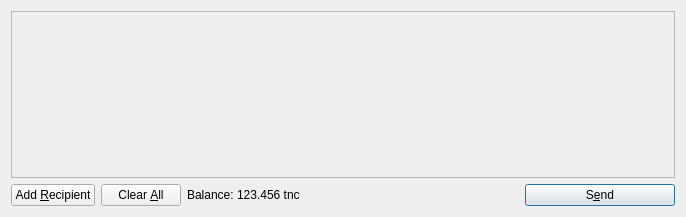
<?xml version="1.0" encoding="UTF-8"?>
<ui version="4.0">
 <class>SendCoinsDialog</class>
 <widget class="QDialog" name="SendCoinsDialog">
  <property name="geometry">
   <rect>
    <x>0</x>
    <y>0</y>
    <width>686</width>
    <height>217</height>
   </rect>
  </property>
  <property name="windowTitle">
   <string>Send Coins</string>
  </property>
  <layout class="QVBoxLayout" name="verticalLayout">
   <item>
    <widget class="QScrollArea" name="scrollArea">
     <property name="widgetResizable">
      <bool>true</bool>
     </property>
     <widget class="QWidget" name="scrollAreaWidgetContents">
      <property name="geometry">
       <rect>
        <x>0</x>
        <y>0</y>
        <width>666</width>
        <height>165</height>
       </rect>
      </property>
      <layout class="QVBoxLayout" name="verticalLayout_2">
       <property name="margin">
        <number>0</number>
       </property>
       <item>
        <layout class="QVBoxLayout" name="entries">
         <property name="spacing">
          <number>6</number>
         </property>
        </layout>
       </item>
       <item>
        <spacer name="verticalSpacer">
         <property name="orientation">
          <enum>Qt::Vertical</enum>
         </property>
         <property name="sizeHint" stdset="0">
          <size>
           <width>20</width>
           <height>40</height>
          </size>
         </property>
        </spacer>
       </item>
      </layout>
     </widget>
    </widget>
   </item>
   <item>
    <layout class="QHBoxLayout" name="horizontalLayout">
     <item>
      <widget class="QPushButton" name="addButton">
       <property name="toolTip">
        <string>Send to multiple recipients at once</string>
       </property>
       <property name="text">
        <string>Add &amp;Recipient</string>
       </property>
       <property name="icon">
        <iconset resource="../bitcoin.qrc">
         <normaloff>:/icons/add</normaloff>:/icons/add</iconset>
       </property>
       <property name="autoDefault">
        <bool>false</bool>
       </property>
      </widget>
     </item>
     <item>
      <widget class="QPushButton" name="clearButton">
       <property name="sizePolicy">
        <sizepolicy hsizetype="Minimum" vsizetype="Fixed">
         <horstretch>0</horstretch>
         <verstretch>0</verstretch>
        </sizepolicy>
       </property>
       <property name="toolTip">
        <string>Remove all transaction fields</string>
       </property>
       <property name="text">
        <string>Clear &amp;All</string>
       </property>
       <property name="icon">
        <iconset resource="../bitcoin.qrc">
         <normaloff>:/icons/remove</normaloff>:/icons/remove</iconset>
       </property>
       <property name="autoRepeatDelay">
        <number>300</number>
       </property>
       <property name="autoDefault">
        <bool>false</bool>
       </property>
      </widget>
     </item>
     <item>
      <layout class="QHBoxLayout" name="horizontalLayout_2">
       <property name="spacing">
        <number>3</number>
       </property>
       <item>
        <widget class="QLabel" name="label">
         <property name="text">
          <string>Balance:</string>
         </property>
        </widget>
       </item>
       <item>
        <widget class="QLabel" name="labelBalance">
         <property name="cursor">
          <cursorShape>IBeamCursor</cursorShape>
         </property>
         <property name="text">
          <string>123.456 tnc</string>
         </property>
         <property name="textInteractionFlags">
          <set>Qt::LinksAccessibleByMouse|Qt::TextSelectableByKeyboard|Qt::TextSelectableByMouse</set>
         </property>
        </widget>
       </item>
      </layout>
     </item>
     <item>
      <spacer name="horizontalSpacer">
       <property name="orientation">
        <enum>Qt::Horizontal</enum>
       </property>
       <property name="sizeHint" stdset="0">
        <size>
         <width>40</width>
         <height>20</height>
        </size>
       </property>
      </spacer>
     </item>
     <item>
      <widget class="QPushButton" name="sendButton">
       <property name="minimumSize">
        <size>
         <width>150</width>
         <height>0</height>
        </size>
       </property>
       <property name="toolTip">
        <string>Confirm the send action</string>
       </property>
       <property name="text">
        <string>S&amp;end</string>
       </property>
       <property name="icon">
        <iconset resource="../bitcoin.qrc">
         <normaloff>:/icons/send</normaloff>:/icons/send</iconset>
       </property>
       <property name="default">
        <bool>true</bool>
       </property>
      </widget>
     </item>
    </layout>
   </item>
  </layout>
 </widget>
 <resources>
  <include location="../bitcoin.qrc"/>
 </resources>
 <connections/>
</ui>
